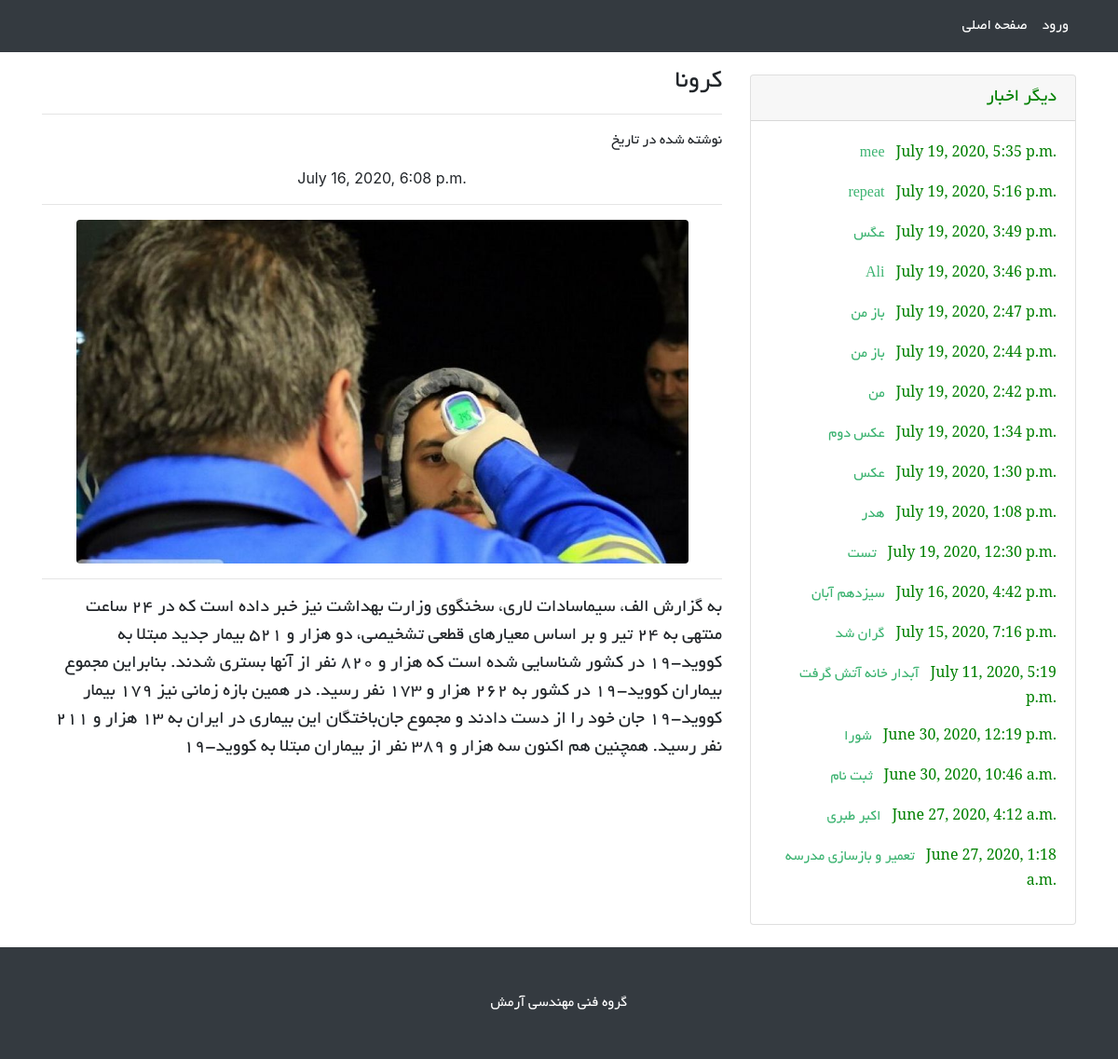
The page /news/10 on the database as committed earlier.
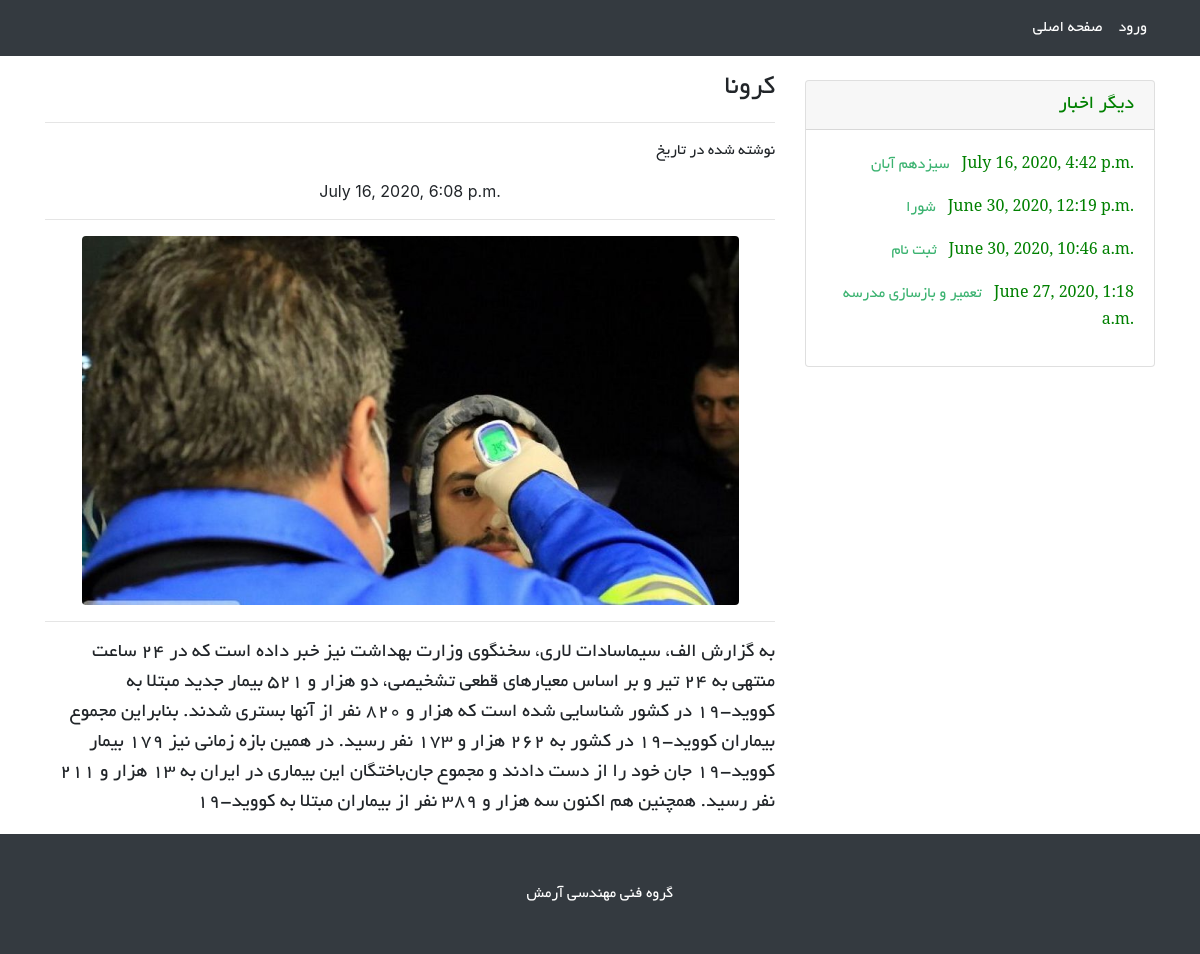
The same page on the database as committed later.
### news/models.py (models this page shows, shortened)
class News(models.Model):
    title = models.CharField(max_length = 300)
    explanation = models.TextField()
    time = models.DateTimeField(auto_now=True)
    image = models.ImageField(upload_to='news'  , validators=[news_image_size])
    class Meta:
        ordering = ('-time',)
        verbose_name_plural = "اخبار مدرسه"

### news/views.py (the view)
# urls.py: path('<int:pk>' , views.this_new , name='this_new')
def this_new(request  , pk = None , template_name = 'news/this_new.html'):
    new = News.objects.get(id = pk)
    data_to_send = {}
    data_to_send['new'] = new
    news = News.objects.exclude(id = new.id)[:20]
    data_to_send['news'] = news
    return render(request , template_name , data_to_send )

### news/templates/news/this_new.html (shortened to what this page needs)
{% load static %}
<!DOCTYPE html>
<html lang="en">
{% load jalali_tags%}
<link rel="stylesheet" type="text/css" href=" {% static "pfont.css"  %}">
<head>
  <link rel="stylesheet" type="text/css" href=" {% static "pfont.css"  %}">
  <link href="{% static 'news/vendor/bootstrap/css/bootstrap.min.css' %}" rel="stylesheet">
  <link href="{% static 'news/css/blog-post.css' %}" rel="stylesheet">
</head>
<body>
  <nav class="navbar navbar-expand-lg navbar-dark bg-dark fixed-top" >
    <div class="container">
      <div class="collapse navbar-collapse" id="navbarResponsive" >
        <ul class="navbar-nav ml-auto" style="text-align: center;">
          <li class="nav-item active">
            <a class="nav-link" href="/../../" style='font-family: "byekan" ;'>صفحه اصلی
            </a>
          </li>
          <li class="nav-item active">
            <a class="nav-link" href="/login"  style='font-family: "byekan"'>ورود</a>
          </li>
        </ul>
      </div>
    </div>
  </nav>
  <div class="container" style="align-content: right; text-align: right;">
    <div class="row">
      <div class="col-lg-8" >
        <h3 class="mt-3" style="font-family: 'byekan'">{{new.title}}</h1>
        <hr>
         <p style="font-family: 'byekan'"> نوشته شده در تاریخ</p> <p style="text-align: center;"> {{ new.time|to_jalali:' %y/%m/%d %H:%M' }}</p>
        <hr>
        <div class="text-center">
          <img src={{new.image.url}} class="rounded" alt="..."  width='90%' height='60%'>
        </div>
        <hr>
         <blockquote class="blockquote">
          <p class="mb-0" style="font-family: 'byekan'">{{new.explanation}}</p>
        </blockquote>
      </div>
      <div class="col-md-4">
        <div class="card my-4">
          <h5 class="card-header" style='font-family:"byekan" ; color:green'>دیگر اخبار</h5>
          <div class="card-body">
            {% for new in news %}
            <p style='font-family:"serif" ;color:green; font-szie:15 '>
            <a href='./{{new.id}}' style='font-family:"byekan" ; color:MediumSeaGreen ;  '>
            {{new.title}}  </a> &nbsp; {{new.time|to_jalali:' %y/%m' }} </p>
            {% endfor %}
          </div>
        </div>
      </div>
    </div>
  </div>
  <footer class="py-5 bg-dark">
    <div class="container">
      <p class="m-0 text-center text-white" style="font-family: 'byekan';">گروه فنی مهندسی آرمش</p>
    </div>
  </footer>
</body>
</html>

### news/static/news/css/blog-post.css (style rules this page uses)
body { padding-top: 56px; }

Rows that differ between the two databases and show on the page:
removed News: title "mee", time|to_jalali "July 19, 2020, 5:35 p.m."
removed News: title "repeat", time|to_jalali "July 19, 2020, 5:16 p.m."
removed News: title "عگس", time|to_jalali "July 19, 2020, 3:49 p.m."
removed News: title "Ali", time|to_jalali "July 19, 2020, 3:46 p.m."
removed News: title "باز من", time|to_jalali "July 19, 2020, 2:47 p.m."
removed News: title "باز من", time|to_jalali "July 19, 2020, 2:44 p.m."
removed News: title "من", time|to_jalali "July 19, 2020, 2:42 p.m."
removed News: title "عکس دوم", time|to_jalali "July 19, 2020, 1:34 p.m."
removed News: title "عکس", time|to_jalali "July 19, 2020, 1:30 p.m."
removed News: title "هدر", time|to_jalali "July 19, 2020, 1:08 p.m."
removed News: title "تست", time|to_jalali "July 19, 2020, 12:30 p.m."
removed News: title "گران شد", time|to_jalali "July 15, 2020, 7:16 p.m."
removed News: title "آبدار خانه آتش گرفت", time|to_jalali "July 11, 2020, 5:19 p.m."
removed News: title "اکبر طبری", time|to_jalali "June 27, 2020, 4:12 a.m."
